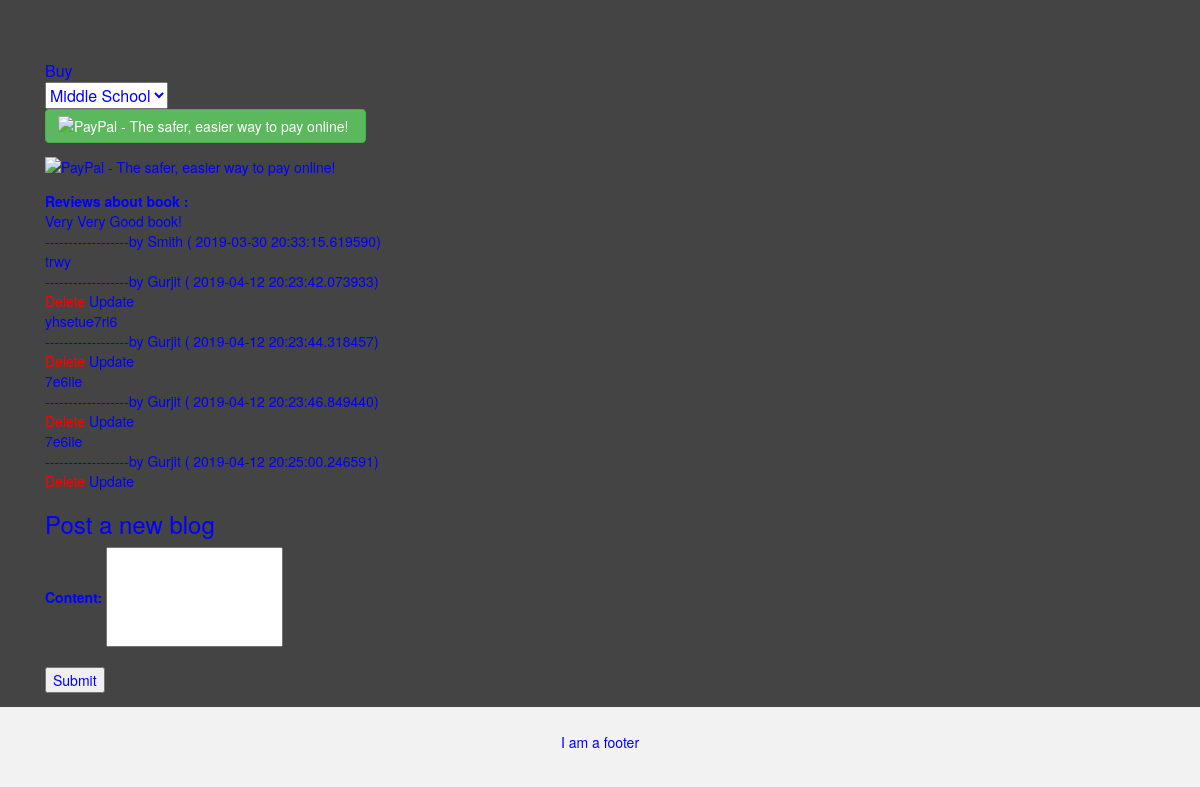
Before: /book?id=2 (signed in, lower part) with the older database file.
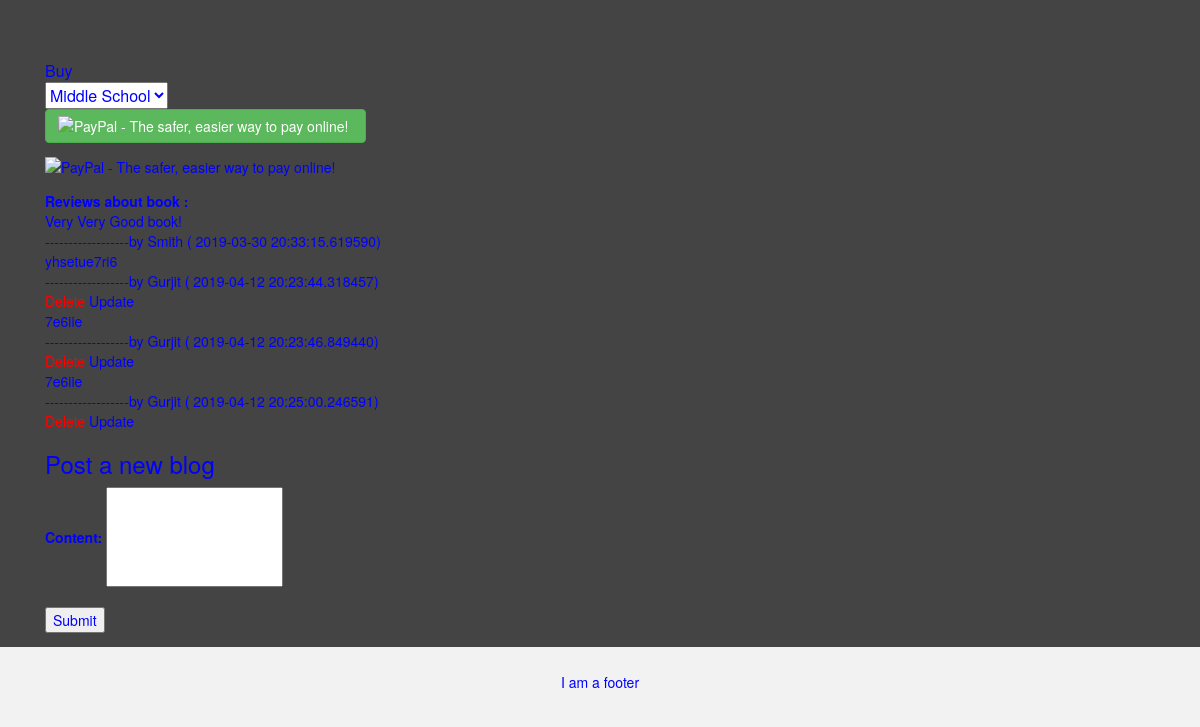
After: the same page with the newer database file.
### app/models.py (models this page shows, shortened)
class Book(db.Model):
   id=db.Column(db.Integer, primary_key=True)
   writer=db.Column(db.String(100))
   title=db.Column(db.String(100))
   description=db.Column(db.String(350))
   url=db.Column(db.String(150))
   cost=db.Column(db.Float)
   quantity=db.Column(db.Integer)
   posts=db.relationship('Post',backref='review', lazy='dynamic')

class Post(db.Model):
    id = db.Column(db.Integer, primary_key=True)
    body = db.Column(db.String(350))
    timestamp = db.Column(db.DateTime, index=True, default=datetime.utcnow)
    user_id = db.Column(db.Integer, db.ForeignKey('user.id'))
    book_id=db.Column(db.Integer, db.ForeignKey('book.id'))

class User(UserMixin,db.Model):
    id = db.Column(db.Integer, primary_key=True)
    username = db.Column(db.String(64), index=True, unique=True)
    email = db.Column(db.String(120), index=True, unique=True)
    password_hash = db.Column(db.String(128))
    key=db.Column(db.String(130))
    posts = db.relationship('Post', backref='author', lazy='dynamic')

### app/routes.py (the view)
@app.route('/book')
@login_required
def book():
   id=request.args.get('id')
   posts=Post.query.all()
   book=Book.query.filter_by(id=id).first()
   return render_template('book.html',posts=posts,book=book,id=int(id))

### app/models.py (called while the page is built)
@login.user_loader
def load_user(id):
    return User.query.get(int(id))

### app/templates/book.html (shortened to what this page needs)
{% extends "base.html" %}
{% block content %}
 <div class="container">
    <img src="{{book.url}}" style="border:8px solid white;padding:5px" class="rounded mx-auto d-block" class="img-rounded"   alt=book image height=350px" width="300px"><br>
<br><br>
<form target="paypal" action="https://www.paypal.com/cgi-bin/webscr" method="post">
  <table>
  <tr><td><input type="hidden" name="on0" value="Buy">Buy</td></tr><tr><td><select name="os0">
    <option value="{{book.title}}">{{book.title}}</option>
  </select> </td></tr>
  </table>
  <button type="button" class="btn btn-success">
  <input type="image" src="https://www.paypalobjects.com/en_US/i/btn/btn_cart_LG.gif" border="0" name="submit" alt="PayPal - The safer, easier way to pay online!">
 </button>
 </form>
  <form target="paypal" action="https://www.paypal.com/cgi-bin/webscr" method="post" >
    <input type="image" src="https://www.paypalobjects.com/en_US/i/btn/btn_viewcart_LG.gif" border="0" name="submit" alt="PayPal - The safer, easier way to pay online!">
    </form>
<b>Reviews about book : </b><br>
 {% for post in posts %}
 {% if (post.review.id == id) %}
     <div>{{post.body}}<br> ------------------by {{post.author.username}} ( {{post.timestamp}})</div>
     {%if (current_user.username == post.author.username) %}
    <a href="/delete?id={{post.id}}&bookId={{id}}" style="color:red" >Delete</a>
    <a href="/update?id={{post.id}}&bookId={{id}}" style="color:blue">Update</a>
     {% endif %}
     {% endif %}
{% endfor %}
   <h3>Post a new blog</h3>
  <form action="/add?bookId={{id}}" method="POST">
  <b>Content:  </b>         <input name="body" style="height:100px"><br><br>
  <input type="Submit">
  </form>
</div>
{% endblock %}

### app/templates/base.html (shortened to what this page needs)
<html lang="en">
<head>
    <link rel="stylesheet" href="https://stackpath.bootstrapcdn.com/bootstrap/4.3.1/css/bootstrap.min.css">
    <link rel="stylesheet" type="text/css" href="../static/styles/custom.css">
    <link rel="stylesheet" href="https://maxcdn.bootstrapcdn.com/bootstrap/3.4.0/css/bootstrap.min.css">
</head>
    <body style="background-color:#444444; color:blue" >
        {% block content %}{% endblock %}
    <footer class="container-fluid text-center">
        <p> I am a footer </p>
    </footer>
 </body>
</html>

### app/static/styles/custom.css (style rules this page uses)
footer { background-color: #f2f2f2; padding: 25px; }
a:link { text-decoration: none; color: black; }

Changed rows visible on the page:
removed Post: body "trwy", author.username "Gurjit", timestamp "2019-04-12 20:23:42.073933"
